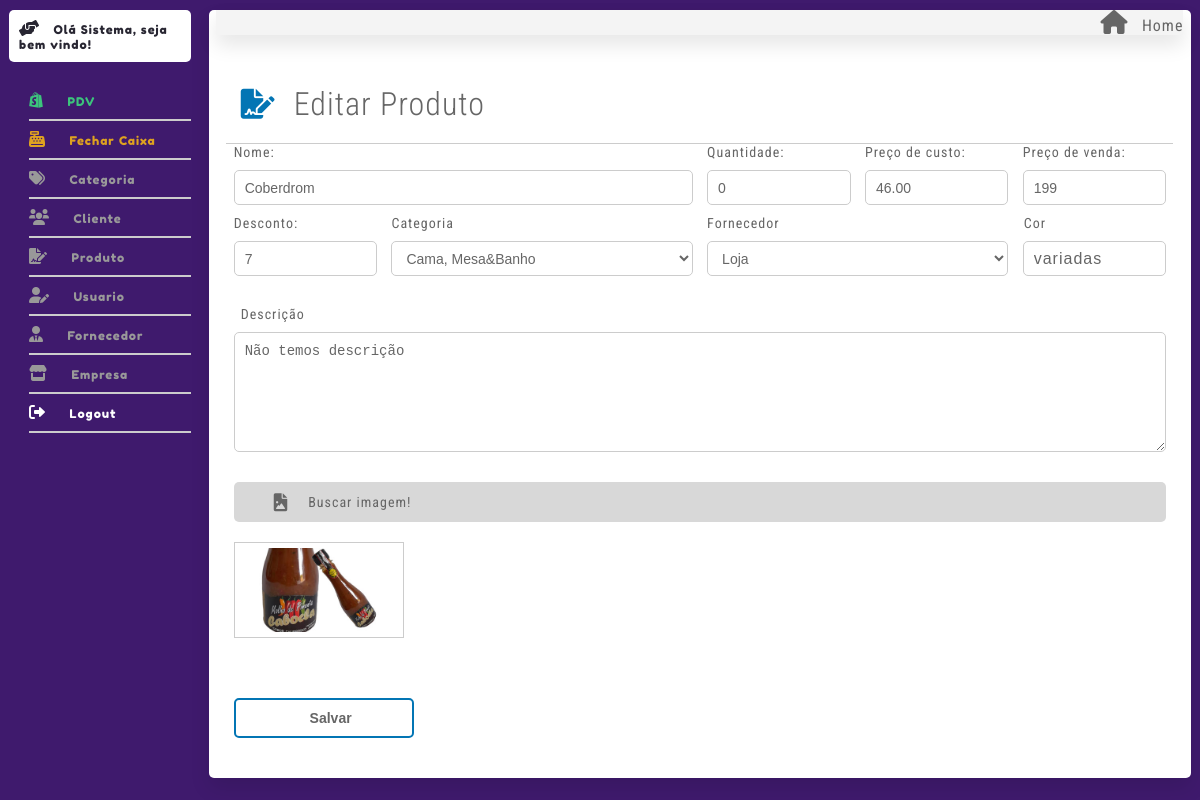
The page /index.php?controller=ProdutoController&metodo=Index&id=2 (signed in) on the database its author committed.
### tables this page shows
CREATE TABLE `produto` (
  `ID` int(11) NOT NULL,
  `CODIGO` varchar(6) DEFAULT NULL,
  `DATACADASTRO` datetime DEFAULT NULL,
  `NOME` varchar(40) DEFAULT NULL,
  `DESCRICAO` varchar(255) DEFAULT NULL,
  `QUANTIDADE` int(11) DEFAULT NULL,
  `COR` varchar(40) DEFAULT NULL,
  `PRECO` double DEFAULT NULL,
  `DESCONTO` double DEFAULT NULL,
  `IMAGEM` varchar(100) DEFAULT NULL,
  `CATEGORIA` int(11) DEFAULT NULL,
  `FORNECEDOR` int(11) DEFAULT NULL,
  `ESTATUS` enum('A','I') DEFAULT NULL,
  `PRECODECUSTO` decimal(10,2) DEFAULT NULL
);

### src/Controllers/ProdutoController.php (called while the page is built, shortened)
<?php
class ProdutoController extends Notifications
{
    public  function Index()
    {
        $cat = new CategoriaDao();
        $getCat = $cat->Listar();
        $fornec = new FornecedorDao();
        $getFornec = $fornec->Listar();
        if ($_GET && isset($_GET['id'])) {
            $id = $_GET['id'];
            $obterUm = new ProdutoDao();
            $return = $obterUm->ObterUm($id);
            require_once "Views/Painel/Index.php";
        }
        require_once "Views/Painel/Index.php";
    }
}

### src/index.php (called while the page is built, shortened)
<?php
if ($_GET) {
    $metodo = $_GET['metodo'];
    $entity = new $controllerClass();
    $entity->$metodo();
} else {
    require_once 'Controllers/BaseController.php';
    $start = new BaseController();
    $start->Login();
}

### src/Models/Contexto.php (called while the page is built, shortened)
<?php
class Contexto
{
    protected $banco;
    protected function __construct() {
        $inf = "mysql:host=localhost;dbname=ar3_pdv";
        try {
            $this->banco = new PDO($inf, "root", "",array(PDO::MYSQL_ATTR_INIT_COMMAND => "SET NAMES utf8"));
            $this->banco->setAttribute(PDO::ATTR_ERRMODE, PDO::ERRMODE_EXCEPTION);
        } catch (PDOException $e) {
            die($e->getMessage());
        }
    }
    protected function ObterTodos($tabela){
        $sql = "SELECT * FROM {$tabela} ORDER BY ID DESC";
        try{
            $p = $this->banco->prepare($sql);
            $ret = $p->execute();
            $this->banco = null;
            if(!$ret){
                echo "Erro ao buscar {$tabela}";
            }else{
                $retor = $p->fetchAll(PDO::FETCH_OBJ);
                return $retor;
            }
        }catch(PDOException $e){
           die($e->getMessage());
        }
    }
    protected function ObterPorId($tabela,$id){
        $sql = "SELECT * FROM {$tabela} WHERE ID = ?";
        try{
            $p = $this->banco->prepare($sql);
            $p->bindValue(1, $id);
            $ret = $p->execute();
            $this->banco = null;
            if(!$ret){
                echo "Erro ao buscar {$tabela}";
            }else{
                $retor = $p->fetchAll(PDO::FETCH_OBJ);
                return $retor;
            }
        }catch(PDOException $e){
           die($e->getMessage());
        }
    }
}

### src/Models/ProdutoDao.php (called while the page is built, shortened)
<?php
class ProdutoDao extends Contexto
{
    public function ObterUm($id)
    {
        return $this->ObterPorId('PRODUTO',$id);
    }
}
?>

### src/Models/CategoriaDao.php (called while the page is built, shortened)
<?php
class CategoriaDao extends Contexto
{
    public function Listar()
    {
        return $this->ObterTodos('CATEGORIA');
    }
}
?>

### src/Models/FornecedorDao.php (called while the page is built, shortened)
<?php
class FornecedorDao extends Contexto
{
    public function Listar()
    {
        return $this->ObterTodos('FORNECEDOR');
    }
}
?>

### src/Views/Produto/Index.php (the view, shortened to what this page needs)
<div class="form-cad bg-branco pd-10 box-12">
    <div class="box-12 flex justify-start limpar">
        <div class="box-8">
            <?php if (isset($id) && $id != '') {
                echo "<h1 class='fonte32 fonte-roboto fw-300 mg-b-2'><i class='fas fa-file-signature fonte30 fnc-azul mg-r-1'></i> Editar Produto</h1>";
            } else {
                echo "<h1 class='fonte32 fonte-roboto fw-300 mg-b-2'><i class='fas fa-file-signature fonte30 fnc-azul mg-r-1'></i> Cadastrar Produto</h1>";
            }
            ?>
        </div>
    </div>
    <div class="divider limpar"></div>
    <form action="" method="post" class="" enctype="multipart/form-data">
        <div class="box-6">
            <label>Nome:</label>
            <input type="text" name="nome" value="<?php if (isset($id) && $id != '') echo $return[0]->NOME; ?>">
        </div>
        <div class="box-2">
            <label>Quantidade:</label>
            <input type="text" name="quantidade" value="<?php if (isset($id) && $id != '') echo $return[0]->QUANTIDADE; ?>">
        </div>
        <div class="box-2">
            <label>Preço de custo:</label>
            <input type="text" name="precodecusto" value="<?php if (isset($id) && $id != '') echo $return[0]->PRECODECUSTO; ?>">
        </div>
        <div class="box-2">
            <label>Preço de venda:</label>
            <input type="text" name="preco" value="<?php if (isset($id) && $id != '') echo $return[0]->PRECO; ?>">
        </div>
        <div class="box-2">
            <label>Desconto:</label>
            <input type="text" name="desconto" value="<?php if (isset($id) && $id != '') echo $return[0]->DESCONTO; ?>">
        </div>
        <div class="box-4">
            <label>Categoria</label>
            <select name="categoria">
                <?php
                if (count($getCat) > 0) {
                    foreach ($getCat as $cont) {
                        if (isset($id) && $id != "" && $return[0]->CATEGORIA == $cont->ID) {
                ?>
                            <option value='<?php echo $return[0]->CATEGORIA; ?>' selected><?php echo $cont->DESCRICAO; ?></option>
                        <?php } else { ?>
                            <option value='<?php echo $cont->ID; ?>'><?php echo $cont->DESCRICAO; ?></option>
                <?php
                        }
                    }
                }
                ?>
            </select>
        </div>
        <div class="box-4">
            <label>Fornecedor</label>
            <select name="fornecedor">
                <?php
                if (count($getFornec) > 0) {
                    foreach ($getFornec as $cont) {
                        if (isset($id) && $id != "" && $return[0]->FORNECEDOR == $cont->ID) {
                ?>
                            <option value='<?php echo $return[0]->FORNECEDOR; ?>' selected><?php echo $cont->NOME; ?></option>
                        <?php } else { ?>
                            <option value='<?php echo $cont->ID; ?>'><?php echo $cont->NOME; ?></option>
                <?php
                        }
                    }
                }
                ?>
            </select>
        </div>
        <div class="box-2 mg-b-2">
            <label class="box-12 fonte-poppin fnc-preto espaco-letra">Cor </label>
            <input type="text" name="cor" class="fonte-poppin fonte16 fnc-cinza espaco-letra pd-l-1" value="<?php if (isset($id) && $id != "") echo $return[0]->COR; ?>" />
        </div>
        <div class="box-12 mg-b-2">
            <label class="box-12 fonte-poppin fnc-preto espaco-letra ">Descrição</label>
            <textarea name="descricao" value="" class="desc  fnc-cinza pd-l-1 pd-t-1"><?php if (isset($id) && $id != "") echo $return[0]->DESCRICAO; ?></textarea>
        </div>
        <div class="box-12 mg-b-2">
            <?php if (isset($id) && $id != "") { ?>
                <label for="img" class="search bg-preto fnc-preto flex item-centro w-40 fonte-poppin ">
                    <span class="fnc-preto mg-r-20 mg-l-2 pd-20">
                        <i class="fas fa-file-image fonte18"></i>
                    </span>
                    Buscar imagem!
                </label>
                <img id='foto' class='img-visivel mg-b-2 mg-t-2' src='lib/img/upload/<?php echo $return[0]->IMAGEM; ?>' />
            <?php } ?>
        </div>
        <div class="box-12 mg-b-2 mg-t-2    ">
            <input type="submit" value=" Salvar" class="btn btn-borda-azul" />
        </div>
    </form>
</div>

### src/Views/Shared/Header.php (shortened to what this page needs)
<!DOCTYPE html>
<html lang="pt-br">
<head>
    <link rel="stylesheet" href="lib/css/aurora.css">
    <link rel="stylesheet" href="lib/css/site.css">
    <link rel="stylesheet" href="lib/css/all.min.css">
    <link rel="stylesheet" href="https://cdnjs.cloudflare.com/ajax/libs/animate.css/3.7.2/animate.min.css" />
    <link rel="stylesheet" href="https://cdn.datatables.net/1.13.7/css/jquery.dataTables.min.css" />
    <link rel="stylesheet" href="lib/css/site.css">
</head>
<body>

### src/Views/Painel/Index.php (shortened to what this page needs)
<?php require_once 'Views/Shared/Header.php'; ?>
<div class="container">
    <?php
    $controle = str_replace('Controller', '', $_GET['controller']);
    $metodo   = $_GET['metodo'];
    ?>
    <nav class="menu-lateral bg-p7-deep-grape box-2 ">
        <div class=" mg-b-3 bg-branco radius mg-t-1 pd-10">
            <div class="">
                <i class="fa-solid fa-handshake-angle fonte16 fnc-preto-1"></i>
                <span class="fonte12 fnc-preto-1 espaco-letra fonte-fredoca mg-l-1">
                    Olá <?php echo $_SESSION['nome'] ?>, seja bem vindo!
                </span>
            </div>
        </div>
        <ul class="mg-l-2">
            <li class="mg-b-1 pd-b-1">
                <i class="fa-brands fa-shopify fonte16 fnc-sucesso"></i>
                <a href="index.php?controller=CarrinhoController&metodo=InserirCarrinho" class="pd-10 fonte12 fnc-sucesso espaco-letra fonte-fredoca mg-l-1">PDV</a>
            </li>
            <li class="mg-b-1 pd-b-1">
                <i class="fa-solid fa-cash-register fonte16 fnc-laranja"></i>
                <a href="index.php?controller=CaixasController&metodo=FecharCaixa" class="pd-10 fonte12 fnc-laranja espaco-letra fonte-fredoca mg-l-1">Fechar Caixa</a>
            </li>
            <li class="mg-b-1 pd-b-1">
                <i class="fas fa-tags fonte16 fnc-cinza-claro"></i>
                <a href="index.php?controller=CategoriaController&metodo=Listar" class="pd-10 fonte12 fnc-cinza-claro espaco-letra fonte-fredoca mg-l-1">Categoria</a>
            </li>
            <li class="mg-b-1 pd-b-1">
                <i class="fas fa-users fonte16 fnc-cinza-claro"></i>
                <a href="index.php?controller=ClienteController&metodo=Listar" class="pd-10 fonte12 fnc-cinza-claro espaco-letra fonte-fredoca mg-l-1">Cliente</a>
            </li>
            <li class="mg-b-1 pd-b-1">
                <i class="fas fa-file-signature fonte16 fnc-cinza-claro"></i>
                <a href="index.php?controller=ProdutoController&metodo=Listar" class="pd-10 fonte12 fnc-cinza-claro espaco-letra fonte-fredoca mg-l-1">Produto</a>
            </li>
            <li class="mg-b-1 pd-b-1">
                <i class="fa-solid fa-user-pen fonte16 fnc-cinza-claro"></i>
                <a href="index.php?controller=UsuarioController&metodo=Listar" class="pd-10 fonte12 fnc-cinza-claro espaco-letra fonte-fredoca mg-l-1">Usuario</a>
            </li>
            <li class="mg-b-1 pd-b-1">
                <i class="fa-solid fa-user-tie fonte16 fnc-cinza-claro"></i>
                <a href="index.php?controller=FornecedorController&metodo=Listar" class="pd-10 fonte12 fnc-cinza-claro espaco-letra fonte-fredoca mg-l-1">Fornecedor</a>
            </li>
            <li class="mg-b-1 pd-b-1">
                <i class="fa-solid fa-store fonte16 fnc-cinza-claro"></i>
                <a href="index.php?controller=EstabelecimentoController&metodo=Listar" class="pd-10 fonte12 fnc-cinza-claro espaco-letra fonte-fredoca mg-l-1">Empresa</a>
            </li>
            <li class="mg-b-1 pd-b-1">
                <i class="fa-solid fa-right-from-bracket fonte16 fnc-branco"></i>
                <a href="index.php?controller=UsuarioController&metodo=sair" class="pd-10 fonte12 fnc-branco espaco-letra fonte-fredoca mg-l-1">Logout</a>
            </li>
        </ul>
    </nav>
    <section class="box-10 bg-branco mg-t-1 shadow-down radius">
        <div class="box-12 bg-p3-paper limpar mg-b-4 shadow-down">
            <ul class="flex justify-end">
                <li>
                    <i class="fa-solid fa-house fonte24 mg-r-1"></i>
                    <a href="index.php?controller=PainelController&metodo=Index" class="">
                        Home
                    </a>
                </li>
            </ul>
        </div>
        <?php
        require_once "Views/" . $controle . "/" . $metodo . ".php";
        ?>
    </section>
</div>

### rows shown on the page
produto: nome "Coberdrom", quantidade "0", precodecusto "46.00", preco "199", desconto "7", cor "variadas", descricao "Não temos descrição", IMAGEM (picture)

### other values the page prints
$_SESSION['nome'] "Sistema"
form field categoria "Cama, Mesa&Banho"
form field fornecedor "Loja"
